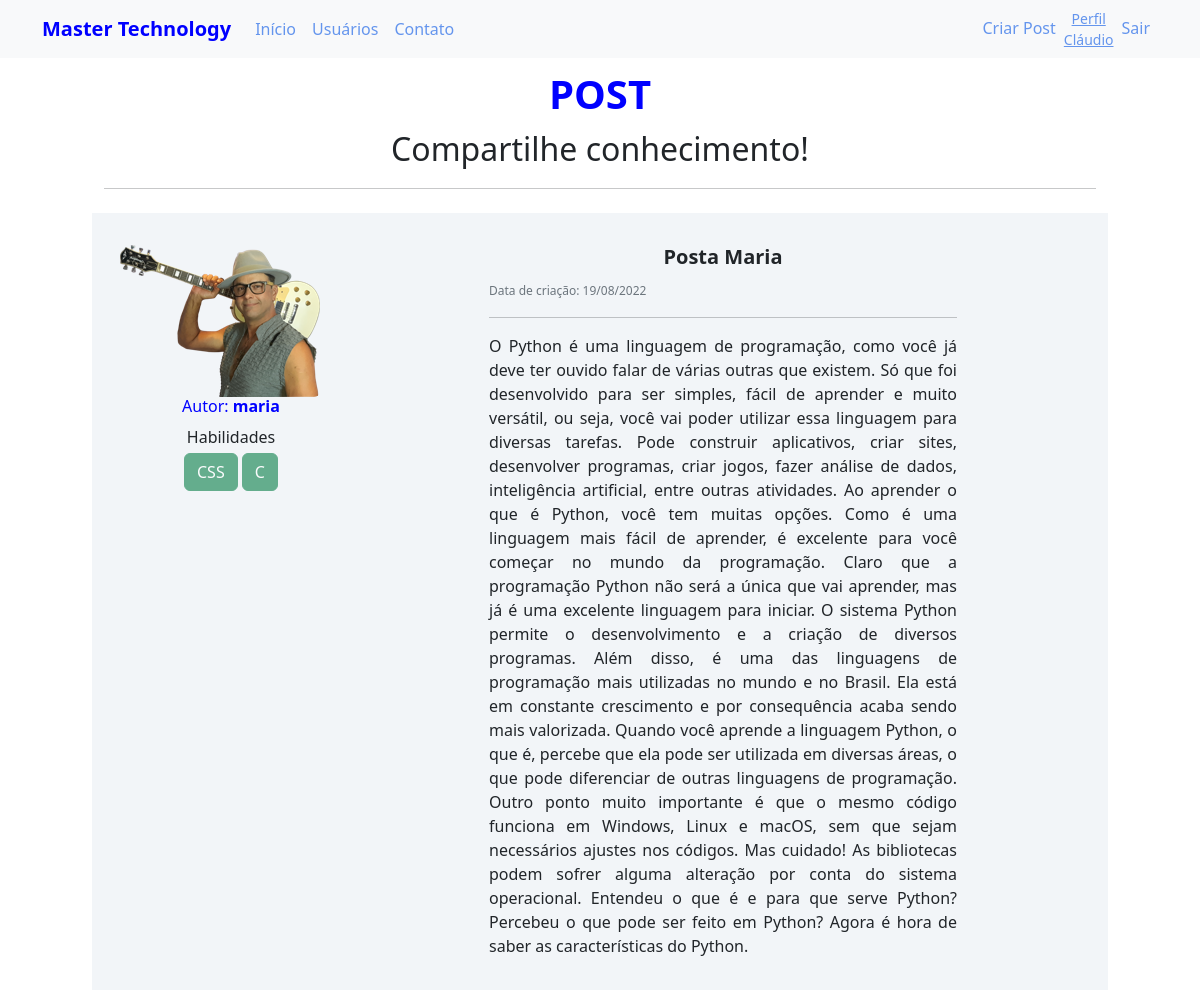
/post/4 (signed in), run on the app's committed database.
### mastertechnology/models.py (models this page shows)
class Usuarios(db.Model, UserMixin):
    id = db.Column(db.Integer, primary_key=True)
    username = db.Column(db.String, unique=True, nullable=False)
    email = db.Column(db.String, unique=True, nullable=False)
    senha = db.Column(db.String, nullable=False)
    foto_perfil = db.Column(db.String, default='default.jpg')
    postagens = db.relationship('Postagens', backref='autor', lazy=True)
    linguagem = db.Column(db.String, nullable=False, default="Não informado")

class Postagens(db.Model):
    id = db.Column(db.Integer, primary_key=True)
    titulo = db.Column(db.String, nullable=False)
    corpo_post = db.Column(db.Text, nullable=False)
    data_criacao = db.Column(db.DateTime, nullable=False, default=datetime.utcnow)
    id_usuario = db.Column(db.Integer, db.ForeignKey('usuarios.id'), nullable=False)

### mastertechnology/links.py (the view)
@app.route('/post/<post_id>', methods=['GET', 'POST'])
@login_required
def exibir_post(post_id):
    post = Postagens.query.get(post_id)
    if current_user == post.autor:
        form_exibir_post = FormCriarPost()
        if request.method == 'GET':
            form_exibir_post.titulo.data = post.titulo
            form_exibir_post.corpo_post.data = post.corpo_post
        elif form_exibir_post.validate_on_submit():
            post.titulo = form_exibir_post.titulo.data
            post.corpo_post = form_exibir_post.corpo_post.data
            db.session.commit()
            flash('Post Atualizado com Sucesso.', 'alert-success')
            return redirect(url_for('home'))
    else:
        form_exibir_post = None
    return render_template('post.html', post=post, form_exibir_post=form_exibir_post)

### mastertechnology/models.py (called while the page is built)
@login_usuario.user_loader
def load_usuario(id_usuario):
    return Usuarios.query.get(int(id_usuario))

### mastertechnology/templates/post.html (shortened to what this page needs)
{% extends 'base.html' %}
{% block body %}
    <div class=" p-1 mt-1 col-md-10" style="margin:0 auto; ">
            <h1 class="mt-1 " style="text-align:center"> <strong style="color:blue">POST</strong></h1>
            <h2 class="p-1 "  style="text-align:center ">Compartilhe conhecimento!</h2>
            <hr>
            <div class=" row mt-4 p-3  meupost ">
                <div class="col col-3">
                    <div class="post mt-3 " style="text-align:center" >
                            <div class="image pe-4">
                               <img src="{{ url_for('static', filename='fotos_perfil/{}'.format(post.autor.foto_perfil)) }}" class="rounded" width="200">
                            </div>
                            <div>
                                <h6 class="" style="color: blue">Autor: <strong>{{ post.autor.username }}</strong></h6>
                                Habilidades<br>
                                {% if 'Não informado' not in post.autor.linguagem %}
                                    {% for curso in post.autor.linguagem.split(';') %}
                                       <button type="button" class="btn btn-success mt-1" disabled>{{curso}}</button>
                                    {% endfor %}
                                {% else %}
                                    <p><strong>Nenhuma</strong></p>
                                {% endif %}
                            </div>
                    </div>
                </div>
                <div class="container col col-6 mt-3 "">
                   <div>
                      <h5 style="text-align:center"><strong>{{ post.titulo }}</strong></h5>
                      <small class="text-muted" style="font-size: 12px" >Data de criação: {{ post.data_criacao.strftime('%d/%m/%Y')}}
                      </small>
                      <hr>
                   </div>
                    <p class="justext">{{ post.corpo_post }}</p>
                </div>
            </div>
    </div>
{% endblock %}

### mastertechnology/templates/navbar.html (shortened to what this page needs)
<nav class="navbar navbar-expand-lg navbar-light bg-light">
  <div class="container-fluid container">
    <a class="navbar-brand" href="{{ url_for('home') }}"><strong style="color:blue">Master Technology</strong> </a>
    <div class="collapse navbar-collapse" id="navbarSupportedContent">
      <ul class="navbar-nav me-auto mb-2 mb-lg-0">
        <li class="nav-item">
          <a class="nav-link" href="{{ url_for('home') }}" style="color: cornflowerblue">Início</a>
        </li>
        <li class="nav-item">
          <a class="nav-link" href="{{ url_for('usuarios') }}" style="color: cornflowerblue">Usuários</a>
        </li>
        <li class="nav-item">
          <a class="nav-link" href="{{ url_for('contato') }}" style="color: cornflowerblue">Contato</a>
        </li>
      </ul>
      <ul class = "d_flex navbar-nav">
         {% if current_user.is_authenticated%}
            <li class="nav-item">
              <a class="nav-link" href="{{ url_for('criar_post') }}" style="color: cornflowerblue">Criar Post</a>
            </li>
            <li class="nav-item">
                {% if current_user.is_authenticated%}
                <div class="box">
                    <div class="p1">
                    <a class="small" href="{{ url_for('perfil') }}" style="color: cornflowerblue">
                        <center>Perfil<br>
                        {{"{}".format(current_user.username)}}</center>
                    </a>
                    </div>
                </div>
                {% endif %}
            </li>
            <li class="nav-item">
              <a class="nav-link" href="{{ url_for('sair') }}" style="color: cornflowerblue">Sair</a>
            </li>
         {% endif %}
      </ul>
    </div>
  </div>
</nav>

### mastertechnology/static/main.css (style rules this page uses)
.meupost { background: #f2f5f8 !important; }
.justext { text-align: justify; }

### data on the page
Usuarios: username "Cláudio"
Usuarios: foto_perfil (picture), autor.username "maria"
Postagens: titulo "Posta Maria", data_criacao "19/08/2022", corpo_post "O Python é uma linguagem de programação, como você já deve ter ouvido falar de várias outras que existem. Só que foi desenvolvido para ser simples, fácil de aprender e muito versátil, ou seja, você vai poder utilizar essa linguagem para diversas tarefas. Pode construir aplicativos, criar sites, desenvolver programas, criar jogos, fazer análise de dados, inteligência artificial, entre outras atividades. Ao aprender o que é Python, você tem muitas opções. Como é uma linguagem mais fácil de aprender, é excelente para você começar no mundo da programação. Claro que a programação Python não será a única que vai aprender, mas já é uma excelente linguagem para iniciar. O sistema Python permite o…"

### other printed values
{{ curso }} "CSS" "C"
